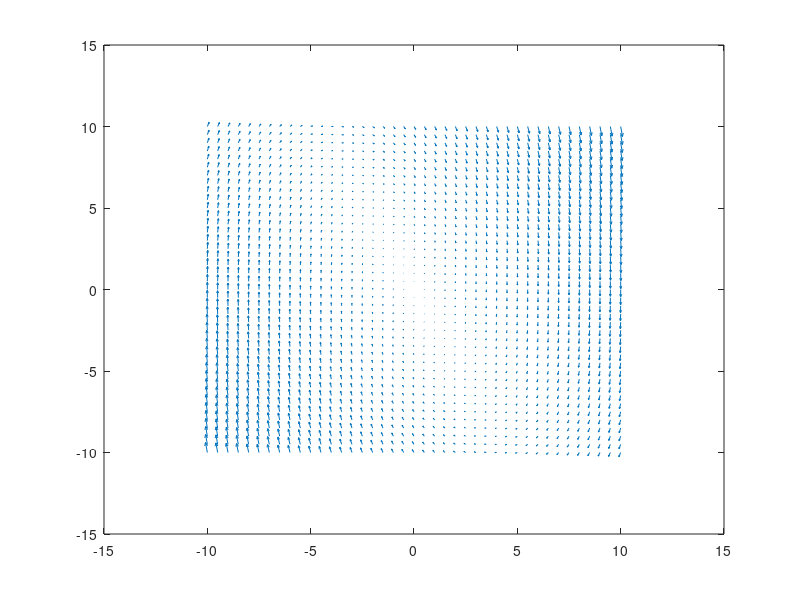

The MATLAB script that drew this image: (Note: this script raises an error after producing the figure.)
[y1,y2]=meshgrid(-10:.5:10,-10:.5:10);
dy1=y2;
dy2=-5*y1-2*y2;
quiver(y1,y2,dy1,dy2)
hold on

for theta=[0:16]*pi/8
    init1=8*[cos(theta);sin(theta)];
    [t,y]=ode45(@dydx1,[0 20],init1);
    plot(y(:,1),y(:,2),'k')
    hold on
    
%     init2=1*[theta;-6];
%     [t,y]=ode45(@dydx1,[0 20],init2);
%     plot(y(:,1),y(:,2),'k')
%     hold on
end
axis([-6 6 -6 6])
hold off